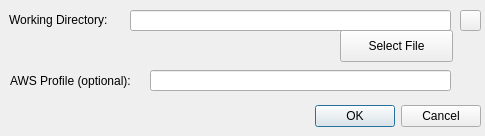
<?xml version="1.0" encoding="UTF-8"?>
<ui version="4.0">
 <class>ConfigDialogBase</class>
 <widget class="QDialog" name="ConfigDialogBase">
  <property name="geometry">
   <rect>
    <x>0</x>
    <y>0</y>
    <width>485</width>
    <height>136</height>
   </rect>
  </property>
  <property name="windowTitle">
   <string>Raster Vision</string>
  </property>
  <widget class="QDialogButtonBox" name="button_box">
   <property name="geometry">
    <rect>
     <x>310</x>
     <y>100</y>
     <width>171</width>
     <height>32</height>
    </rect>
   </property>
   <property name="orientation">
    <enum>Qt::Horizontal</enum>
   </property>
   <property name="standardButtons">
    <set>QDialogButtonBox::Cancel|QDialogButtonBox::Ok</set>
   </property>
  </widget>
  <widget class="QLabel" name="label">
   <property name="geometry">
    <rect>
     <x>9</x>
     <y>10</y>
     <width>121</width>
     <height>20</height>
    </rect>
   </property>
   <property name="text">
    <string>Working Directory:</string>
   </property>
  </widget>
  <widget class="QLineEdit" name="working_dir_edit">
   <property name="geometry">
    <rect>
     <x>130</x>
     <y>10</y>
     <width>321</width>
     <height>21</height>
    </rect>
   </property>
  </widget>
  <widget class="QPushButton" name="working_dir_file_select_button">
   <property name="geometry">
    <rect>
     <x>340</x>
     <y>30</y>
     <width>113</width>
     <height>32</height>
    </rect>
   </property>
   <property name="text">
    <string>Select File</string>
   </property>
  </widget>
  <widget class="QLabel" name="label_2">
   <property name="geometry">
    <rect>
     <x>10</x>
     <y>70</y>
     <width>141</width>
     <height>21</height>
    </rect>
   </property>
   <property name="text">
    <string>AWS Profile (optional):</string>
   </property>
  </widget>
  <widget class="QLineEdit" name="aws_profile_edit">
   <property name="geometry">
    <rect>
     <x>150</x>
     <y>70</y>
     <width>301</width>
     <height>21</height>
    </rect>
   </property>
  </widget>
  <widget class="QPushButton" name="info_button">
   <property name="geometry">
    <rect>
     <x>460</x>
     <y>10</y>
     <width>21</width>
     <height>21</height>
    </rect>
   </property>
   <property name="text">
    <string/>
   </property>
   <property name="icon">
    <iconset theme=":/plugins/raster_vision_qgis/info.png">
     <normaloff>.</normaloff>.</iconset>
   </property>
  </widget>
 </widget>
 <resources/>
 <connections>
  <connection>
   <sender>button_box</sender>
   <signal>accepted()</signal>
   <receiver>ConfigDialogBase</receiver>
   <slot>accept()</slot>
   <hints>
    <hint type="sourcelabel">
     <x>20</x>
     <y>20</y>
    </hint>
    <hint type="destinationlabel">
     <x>20</x>
     <y>20</y>
    </hint>
   </hints>
  </connection>
  <connection>
   <sender>button_box</sender>
   <signal>rejected()</signal>
   <receiver>ConfigDialogBase</receiver>
   <slot>reject()</slot>
   <hints>
    <hint type="sourcelabel">
     <x>20</x>
     <y>20</y>
    </hint>
    <hint type="destinationlabel">
     <x>20</x>
     <y>20</y>
    </hint>
   </hints>
  </connection>
 </connections>
</ui>
